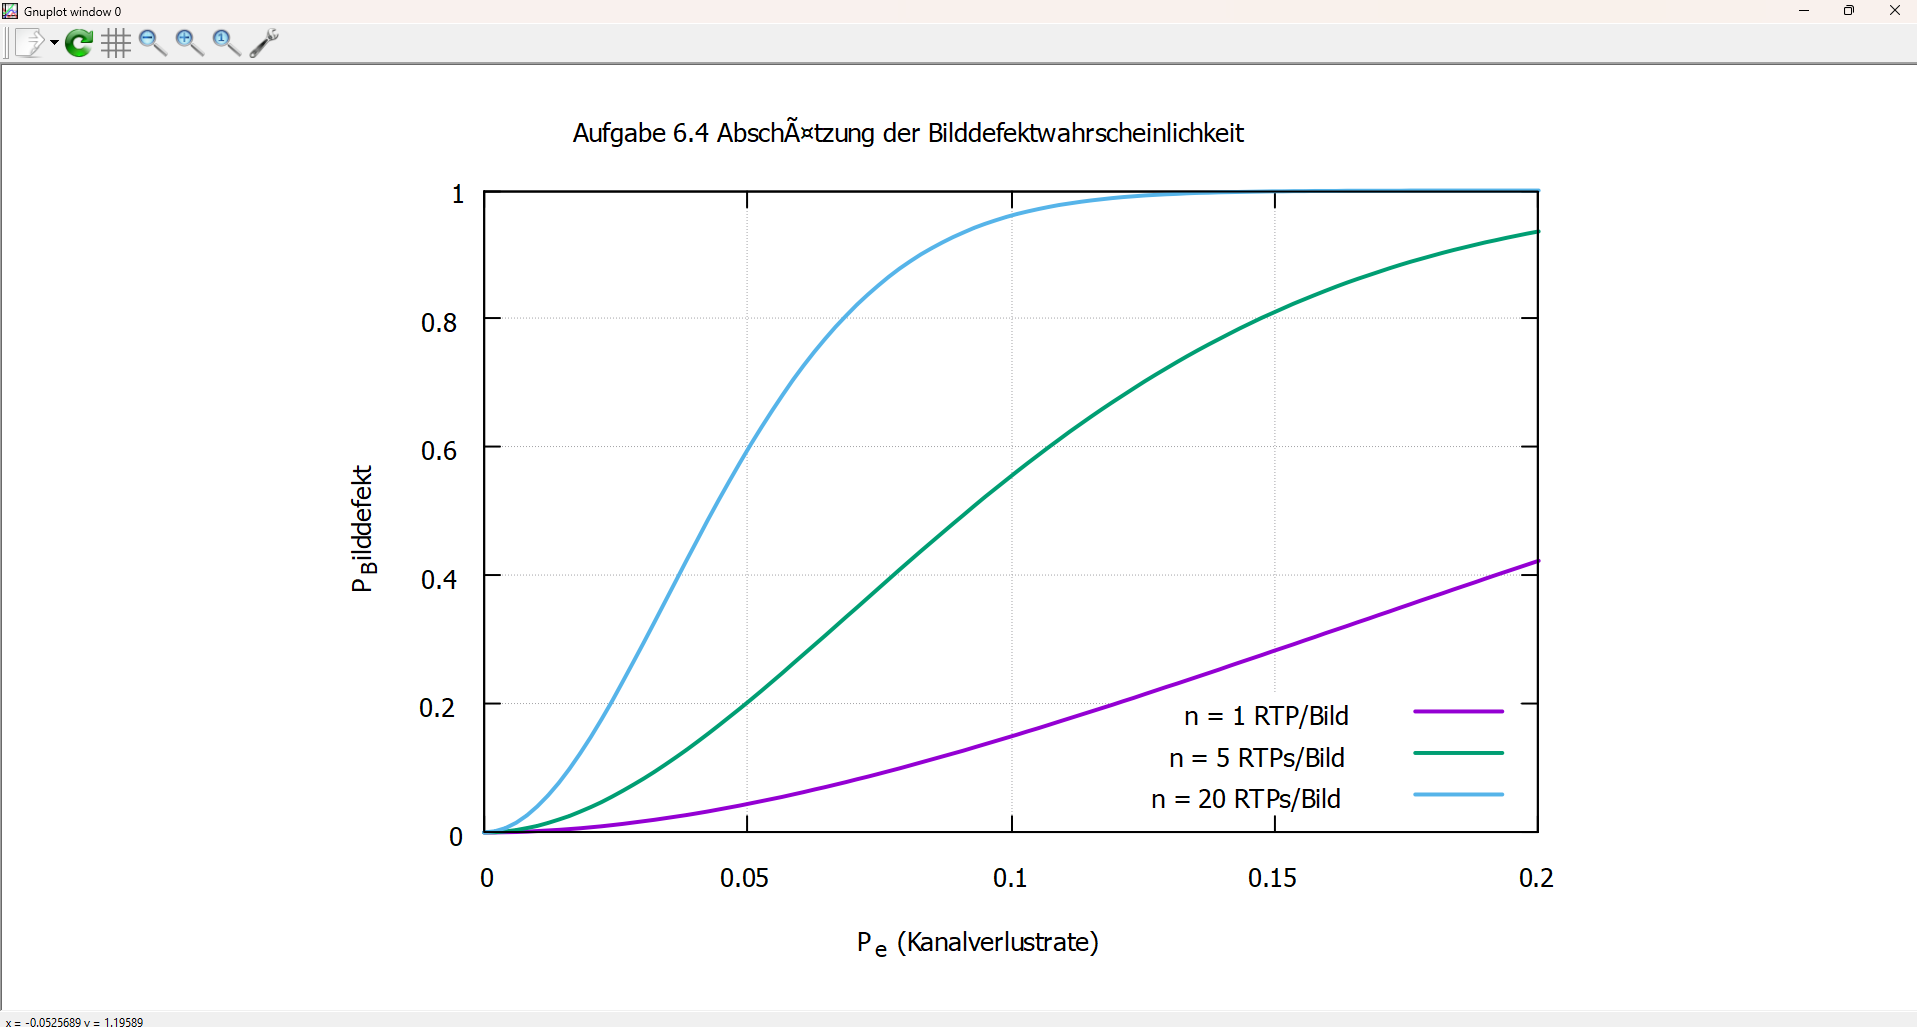

The gnuplot source for this figure:
#!/usr/local/bin/gnuplot --persist

# Titel und Achsenbeschriftung
set title "Aufgabe 6.4 Abschätzung der Bilddefektwahrscheinlichkeit"
set xlabel "P_e (Kanalverlustrate)"
set ylabel "P_Bilddefekt"
set xrange [0:0.2]    # Fokus auf niedrige Kanalfehlerraten
set yrange [0:1]
set grid
set key right bottom

# Funktion für Restfehlerwahrscheinlichkeit (z. B. für k = 6 als Beispiel)
P_Rest(x) = 1 - ((1 - x)**7 + 7*x*(1 - x)**6)

# Funktion für Bilddefektwahrscheinlichkeit
P_Bilddefekt(x, n) = 1 - (1 - P_Rest(x))**n

# Plot für verschiedene Werte von n (1, 5, 20 RTPs pro Bild)
plot P_Bilddefekt(x, 1) title "n = 1 RTP/Bild" lw 2, \
     P_Bilddefekt(x, 5) title "n = 5 RTPs/Bild" lw 2, \
     P_Bilddefekt(x, 20) title "n = 20 RTPs/Bild" lw 2
